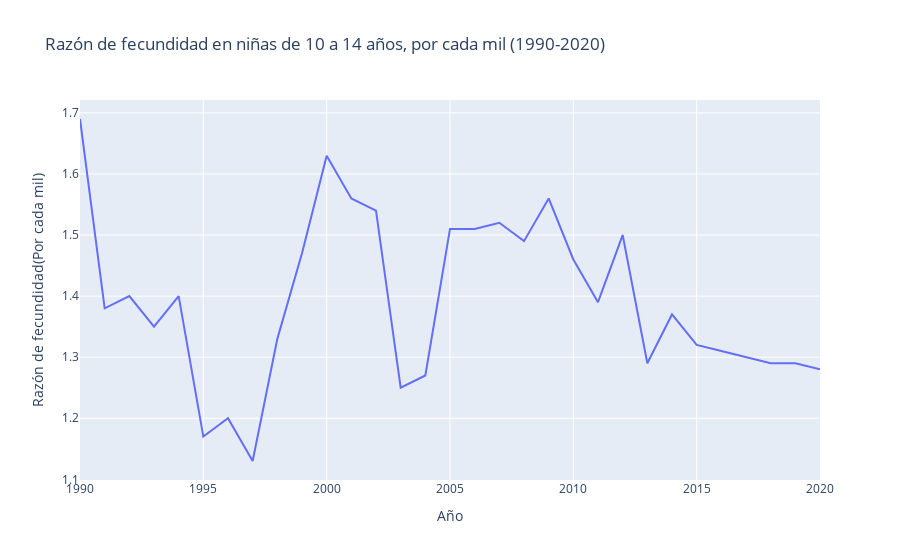

Notebook source saved alongside this figure:
### Code cell
# Graficamos la serie de tiempo
fig = px.line(razon_fecundidad, x="Año", y="Valor",
                title='Razón de fecundidad en niñas de 10 a 14 años, por cada mil (1990-2020)',
                labels={'Valor' : 'Razón de fecundidad(Por cada mil)'})
fig.layout.update(showlegend=False) 
fig.show()

### Figure 1 — Plotly figure (JSON) as saved in the notebook; plotly's stock layout.template omitted (floating-point values rounded to 4 significant figures)
{"data": [{"hovertemplate": "Año=%{x}<br>Razón de fecundidad(Por cada mil)=%{y}<extra></extra>", "legendgroup": "", "line": {"color": "#636efa", "dash": "solid"}, "marker": {"symbol": "circle"}, "mode": "lines", "name": "", "orientation": "v", "showlegend": false, "type": "scatter", "x": [1990, 1991, 1992, 1993, 1994, 1995, 1996, 1997, 1998, 1999, 2000, 2001, 2002, 2003, 2004, 2005, 2006, 2007, 2008, 2009, 2010, 2011, 2012, 2013, 2014, 2015, 2016, 2017, 2018, 2019, 2020], "xaxis": "x", "y": [1.69, 1.38, 1.4, 1.35, 1.4, 1.17, 1.2, 1.13, 1.33, 1.47, 1.63, 1.56, 1.54, 1.25, 1.27, 1.51, 1.51, 1.52, 1.49, 1.56, 1.46, 1.39, 1.5, 1.29, 1.37, 1.32, 1.31, 1.3, 1.29, 1.29, 1.28], "yaxis": "y"}], "layout": {"legend": {"tracegroupgap": 0}, "showlegend": false, "title": {"text": "Razón de fecundidad en niñas de 10 a 14 años, por cada mil (1990-2020)"}, "xaxis": {"anchor": "y", "domain": [0, 1], "title": {"text": "Año"}}, "yaxis": {"anchor": "x", "domain": [0, 1], "title": {"text": "Razón de fecundidad(Por cada mil)"}}}}
